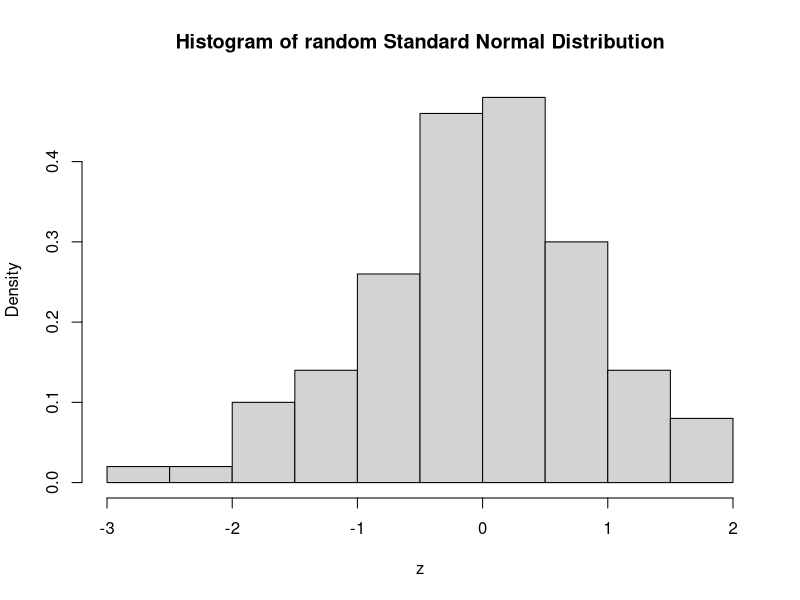
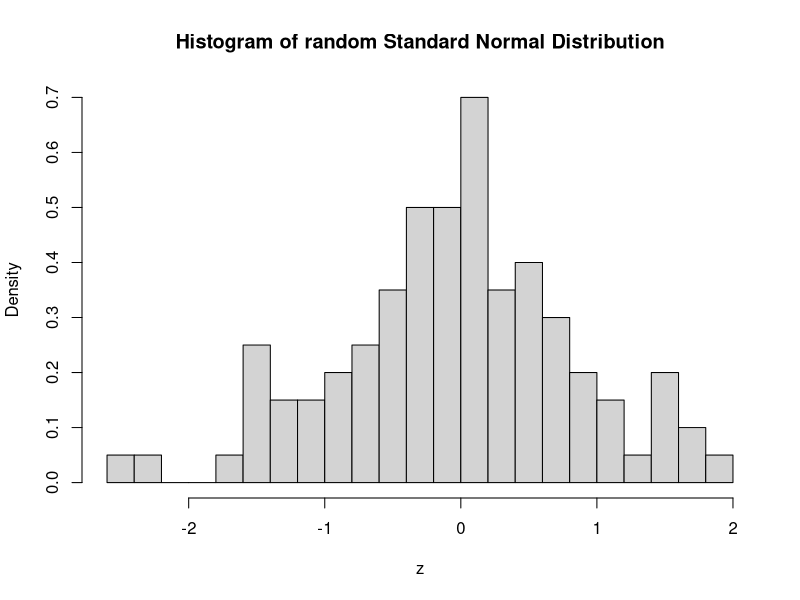
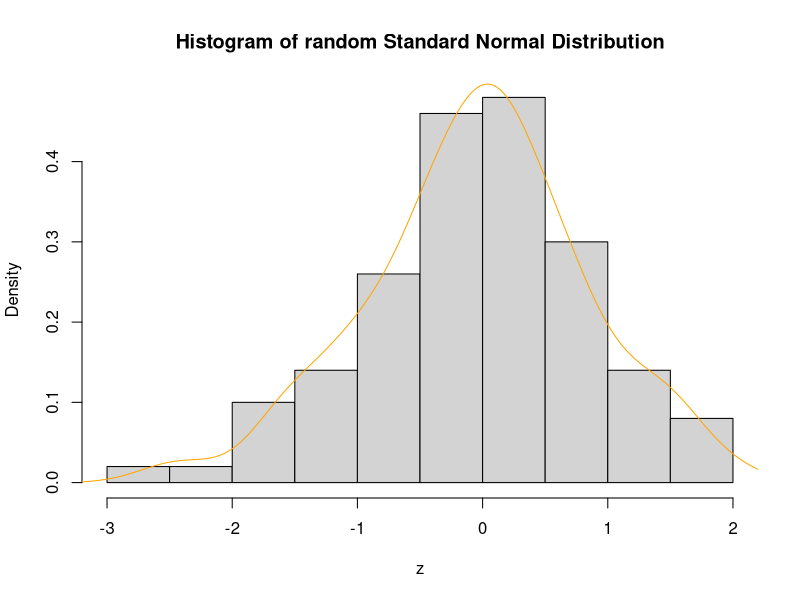
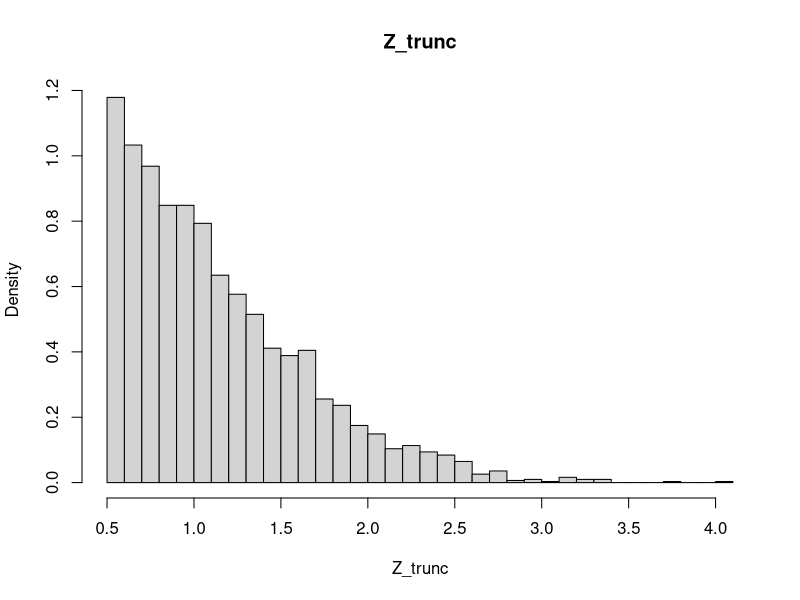
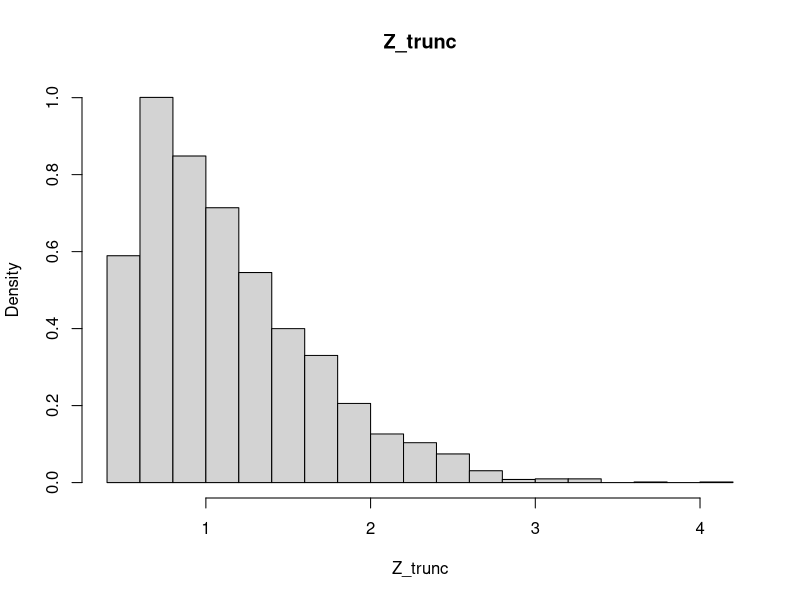
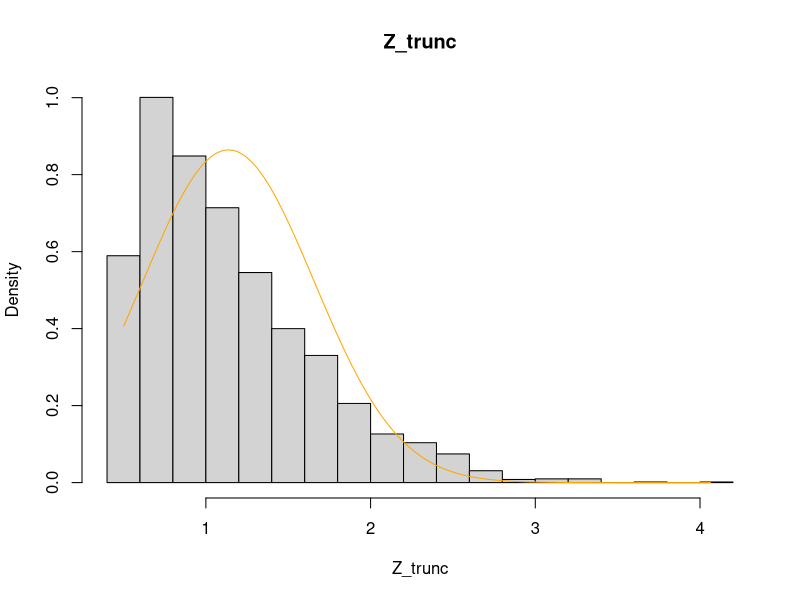
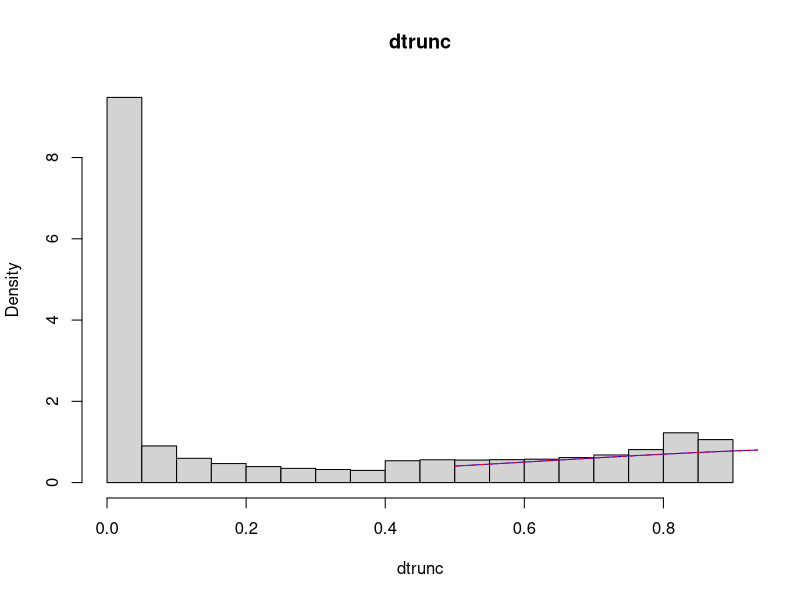

Source code (R) for these figures, in order:
## ---- chunk 1
?rnorm
## ---- chunk 2
z <- rnorm(100, mean = 0, sd = 1)
## ---- chunk 3
?hist
hist(z, breaks = 16,freq = FALSE,main = paste("Histogram of random Standard Normal Distribution"))

hist(z, breaks = 20,freq = FALSE,main = paste("Histogram of random Standard Normal Distribution"))
## ---- chunk 4
hist(z, breaks = 16,freq = FALSE,main = paste("Histogram of random Standard Normal Distribution"))
lines(density(z), col = 'orange')
## ---- chunk 5
Z <- rnorm(10000, mean = 0, sd = 1)
## ---- chunk 6
Z_trunc <- Z[Z >= 0.5]
## ---- chunk 7
hist(Z_trunc, breaks = 40, freq = FALSE, main = "Z_trunc")

hist(Z_trunc, breaks = 20, freq = FALSE, main = "Z_trunc")
## ---- chunk 8
range_x <- seq(min(Z_trunc), max(Z_trunc), length.out = 10000)
num <- dnorm(range_x, mean = mean(Z_trunc), sd = sd(Z_trunc))
denom <- pnorm(max(range_x), mean = mean(Z_trunc), sd = sd(Z_trunc)) - pnorm(min(range_x),mean = mean(Z_trunc), sd = sd(Z_trunc))
final_density <- num / denom
hist(Z_trunc, breaks = 20, freq = FALSE, main = "Z_trunc")
lines(range_x, final_density, col = 'orange')
## ---- chunk 9
Theoretical_stand_dev <- sqrt(((num)^2) / (denom - 1))

Theoretical_ex <- mean(Z_trunc) + ((dnorm(min(Z_trunc), mean = mean(Z_trunc), sd = sd(Z_trunc)) - dnorm(max(Z_trunc), mean = mean(Z_trunc), sd = sd(Z_trunc)) )/ ((pnorm(min(Z_trunc), mean = mean(Z_trunc), sd = sd(Z_trunc)) - pnorm(max(Z_trunc), mean = mean(Z_trunc), sd = sd(Z_trunc)))))

emp_mean <- mean(Z_trunc)
emp_sd <- sd(Z_trunc)
print("Theoretical Expected Value")
print(Theoretical_ex)
print("Empirical Mean")
print(emp_mean)
print("Empirical Standard Deviation")
print(emp_sd)
## ---- chunk 10
sd_theo <- sqrt(sd(Z_trunc)^2 - ((dnorm(min(Z_trunc), mean = mean(Z_trunc), sd = sd(Z_trunc)) - dnorm(max(Z_trunc), mean = mean(Z_trunc), sd = sd(Z_trunc)) )/ ((pnorm(min(Z_trunc), mean = mean(Z_trunc), sd = sd(Z_trunc)) - pnorm(max(Z_trunc), mean = mean(Z_trunc), sd = sd(Z_trunc))))) * (sd(Z_trunc) * ((dnorm(min(Z_trunc), mean = mean(Z_trunc), sd = sd(Z_trunc)) - dnorm(max(Z_trunc), mean = mean(Z_trunc), sd = sd(Z_trunc)) )/ ((pnorm(min(Z_trunc), mean = mean(Z_trunc), sd = sd(Z_trunc)) - pnorm(max(Z_trunc), mean = mean(Z_trunc), sd = sd(Z_trunc)))))))

print("Theoretical Standard Deviation")
print(sd_theo)
## ---- chunk 11
library(truncnorm)
dtrunc <- dtruncnorm(range_x, min(Z_trunc), max(Z_trunc), mean = mean(Z_trunc), sd = sd(Z_trunc))
hist(dtrunc, breaks = 20, freq = FALSE, main = "dtrunc")
lines(range_x, final_density, col = 'blue')
lines(range_x, dtrunc, col = 'red', lty = 'dashed')
